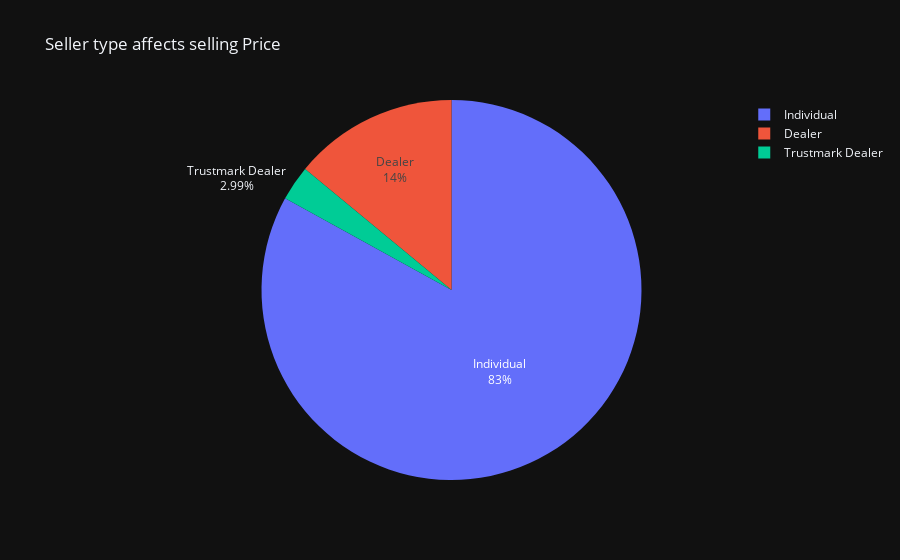

Notebook cell for this chart:
### Markdown cell above
### Second -> Type of Seller on Selling Price

### Code cell
seller_types = df['seller_type'].value_counts()
px.pie(title = 'Seller type affects selling Price',
       values = seller_types.values,
       names = seller_types.index,
       template = 'plotly_dark'
       ).update_traces(textinfo='label+percent')

### Figure 1 — Plotly figure (JSON) as saved in the notebook; plotly's stock layout.template omitted (floating-point values rounded to 4 significant figures)
{"data": [{"domain": {"x": [0, 1], "y": [0, 1]}, "hovertemplate": "label=%{label}<br>value=%{value}<extra></extra>", "labels": ["Individual", "Dealer", "Trustmark Dealer"], "legendgroup": "", "name": "", "showlegend": true, "textinfo": "label+percent", "type": "pie", "values": [6563, 1107, 236]}], "layout": {"legend": {"tracegroupgap": 0}, "title": {"text": "Seller type affects selling Price"}}}
